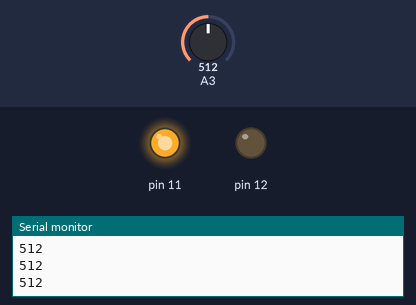
A sketch run on a simulated Arduino Uno, built with avr-gcc and run on an emulated ATmega328P. Parts: output pins drawn as LEDs (lit = HIGH), the last lines printed to the serial monitor. The test bench sets the inputs (shaded band); at power-on: A3 = 512.

Above: at 1.4 s.
1.5 s: A3 set to 642
3.2 s: A3 set to 656
At 4.8 s:
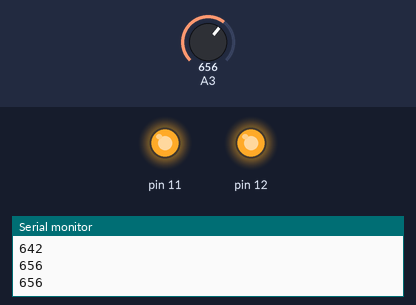
5.3 s: A3 set to 640
At 6.2 s:
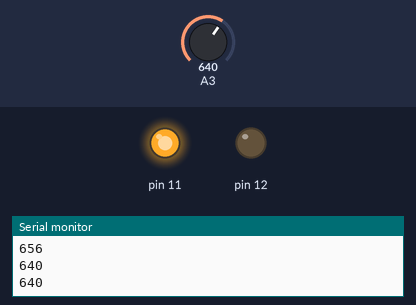
7.1 s: A3 set to 660
At 8.8 s:
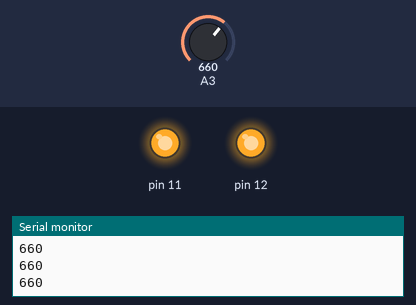
Timing chart, 0 to 9.9 s (numbered marks = the images above; inputs shaded):
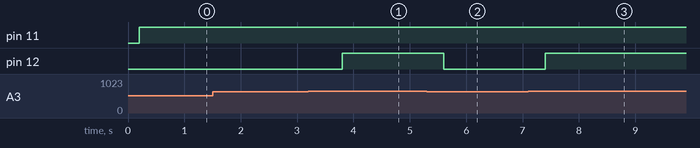

The sketch:

intelligent_lighting2_0.ino
```cpp
//Program to implement intelligent lighting using LDR
/*This program was wirtten by Adithya Selvaprithiviraj
This program is free software: you can redistribute it and/or modify
it under the terms of the GNU General Public License as published by
the Free Software Foundation, either version 3 of the License, or GNU General Public License for more details.

You should have received a copy of the GNU General Public License
along with this program. If not, see <http://www.gnu.org/licenses/>.*/

void setup()
{
  Serial.begin(9600);
  pinMode(11,OUTPUT);
  pinMode(12,OUTPUT);
  pinMode(12,OUTPUT);
}
void loop()
{
  int ldr=analogRead(3);
  Serial.println(ldr);
  delay(200);
  //check ldr value and switch on different lights in the room based on the those values
  if(ldr<500)
  {
  digitalWrite(11,0);
  digitalWrite(12,0);
  digitalWrite(13,0);
  }
  else if(ldr>500&&ldr<650)
  {
  digitalWrite(11,1);
  digitalWrite(12,0);
  digitalWrite(13,0);
  }
  else if(ldr>650&&ldr<800)
  {
  digitalWrite(11,1);
  digitalWrite(12,1);
  digitalWrite(13,0);
  }
  else
  {
  digitalWrite(11,1);
  digitalWrite(12,1);
  digitalWrite(13,1);
  }
  delay(400);
}
```

Measured:
- the behaviour switches between 649 and 650 on A3 (found by bisection; images 0 and 1)
- after the input at 3.2 s, pin 12: LOW → HIGH after 0.60 s
- after the input at 5.3 s, pin 12: HIGH → LOW after 0.30 s
- after the input at 7.1 s, pin 12: LOW → HIGH after 0.30 s
